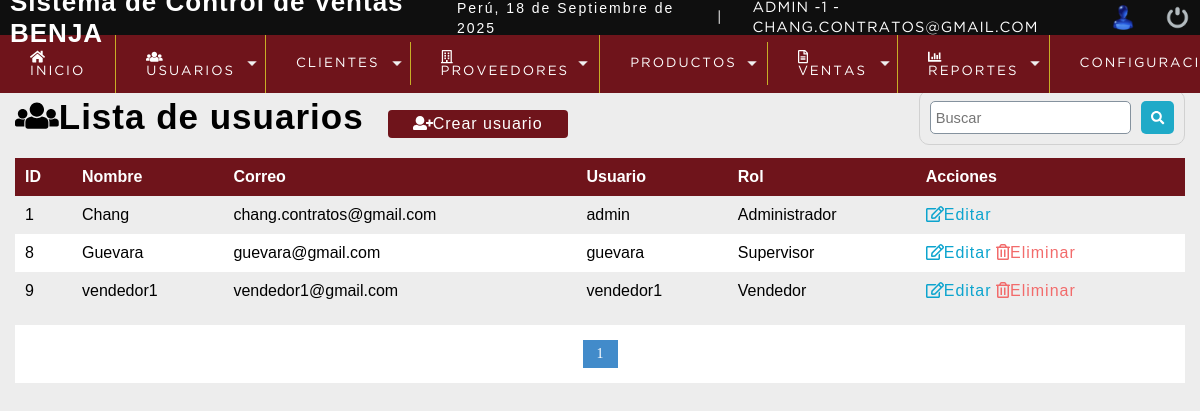
The page /sistema/lista_usuarios.php (signed in) on the database its author committed.
### tables this page shows
CREATE TABLE `usuario` (
  `idusuario` int(11) NOT NULL,
  `nombre` varchar(50) DEFAULT NULL,
  `correo` varchar(100) DEFAULT NULL,
  `usuario` varchar(15) DEFAULT NULL,
  `clave` varchar(100) DEFAULT NULL,
  `rol` int(11) DEFAULT NULL,
  `estatus` int(11) NOT NULL DEFAULT 1
);

CREATE TABLE `rol` (
  `idrol` int(11) NOT NULL,
  `rol` varchar(20) DEFAULT NULL
);

### sistema/includes/functions.php (called while the page is built, shortened)
<?php
	function fechaC(){
		$mes = array("","Enero",
					  "Febrero",
					  "Marzo",
					  "Abril",
					  "Mayo",
					  "Junio",
					  "Julio",
					  "Agosto",
					  "Septiembre",
					  "Octubre",
					  "Noviembre",
					  "Diciembre");
		return date('d')." de ". $mes[date('n')] . " de " . date('Y');
	}
 ?>

### sistema/lista_usuarios.php (the view, shortened to what this page needs)
<?php
include "../conexion.php";
?>
<!DOCTYPE html>
<html lang="en">
<head>
	<?php include "includes/scripts.php";?>
</head>
<body>
	<?php include "includes/header.php";?>
	<section id="container">
		<h1><i class="fas fa-users fa-1x"></i>Lista de usuarios</h1>
        <a href="registro_usuario.php" class="btn_new"><i class="fas fa-user-plus"></i>Crear usuario</a>
<form action="buscar_usuario.php" method="get" class="form_search">
    <input type="text" name="busqueda" id="busqueda" placeholder="Buscar">
    <button type="submit" class="btn_search"><i class="fas fa-search"></i></button>
</form>
        <table>
            <tr>
                <th>ID</th>
                <th>Nombre</th>
                <th>Correo</th>
                <th>Usuario</th>
                <th>Rol</th>
                <th>Acciones</th>
            </tr>
            <?php
                $sql_registe = mysqli_query($conection,"SELECT COUNT(*) as total_registro FROM usuario WHERE estatus = 1");
                $result_register = mysqli_fetch_array($sql_registe);
                $total_registro = $result_register['total_registro'];
                $por_pagina =15;
                if(empty($_GET['pagina']))
                {
                    $pagina=1;
                }else{
                    $pagina=$_GET['pagina'];
                }
                $desde = ($pagina-1)* $por_pagina;
                $total_paginas = ceil($total_registro / $por_pagina);
            $query = mysqli_query($conection, "SELECT u.idusuario, u.nombre, u.correo, u.usuario, r.rol FROM usuario u INNER JOIN rol r ON u.rol =r.idrol WHERE estatus = 1 ORDER BY u.idusuario ASC LIMIT $desde,$por_pagina
            ");
            $result = mysqli_num_rows($query);
            if($result > 0){
                while ($data = mysqli_fetch_array($query)){
            ?>
                <tr>
                    <td><?php echo $data["idusuario"]?></td>
                    <td><?php echo $data["nombre"]?></td>
                    <td><?php echo $data["correo"]?></td>
                    <td><?php echo $data["usuario"]?></td>
                    <td><?php echo $data["rol"]?></td>
                    <td>
                        <a class="link_edit" href="editar_usuario.php?id=<?php echo $data["idusuario"]?>"><i class="far fa-edit"></i>Editar</a>
                        <?php  if($data["idusuario"]!=1){
                            ?>
                        <a class="link_delete" href="eliminar_confirmar_usuario.php?id=<?php echo $data["idusuario"]?>"><i class="far fa-trash-alt"></i>Eliminar</a>
                        <?php } ?>
                    </td>
                </tr>
            <?php
                }
            }
            ?>
        </table>
        <div class="paginador">
            <ul>
                <?php
                for($i=1; $i <= $total_paginas; $i++){
                    if($i ==$pagina)
                    {
                        echo '<li class="pageSelected">'.$i.'</li>';
                    }else{
                        echo '<li><a href="?pagina='.$i.'">'.$i.'</a></li>';
                    }
                }
                ?>
            </ul>
        </div>
	</section>
</body>
</html>

### sistema/includes/scripts.php (shortened to what this page needs)
<link rel="stylesheet" type="text/css" href="css/style.css">
<?php include "functions.php";?>

### sistema/includes/header.php (shortened to what this page needs)
<header>
		<div class="header">
			<h1>Sistema de Control de Ventas BENJA</h1>
			<div class="optionsBar">
				<p>Perú, <?php echo fechaC();?></p>
				<span>|</span>
				<span class="user"><?php echo $_SESSION['user'].' -'.$_SESSION['rol'].' -'.$_SESSION['email'];?></span>
				<img class="photouser" src="img/user.png" alt="Usuario">
				<a href="salir.php"><img class="close" src="img/salir.png" alt="Salir del sistema" title="Salir"></a>
			</div>
		</div>
		<?php include "nav.php";?>
	</header>

### sistema/includes/nav.php (shortened to what this page needs)
<nav>
			<ul>
				<li><a href="index.php"><i class="fas fa-home"></i>Inicio</a></li>
				<?php
					if($_SESSION['rol'] == 1){
					?>
				<li class="principal">
					<a href="#"><i class="fas fa-users"></i>Usuarios</a>
				</li>
				<?php } ?>
				<li class="principal">
					<a href="#">Clientes</a>
				</li>
				<?php
					if($_SESSION['rol'] == 1 || $_SESSION['rol'] == 2){
					?>
				<li class="principal">
					<a href="#"><i class="far fa-building"></i>Proveedores</a>
				</li>
				<?php  } ?>
				<li class="principal">
					<a href="#">Productos</a>
				</li>
				<li class="principal">
					<a href="#"><i class="far fa-file-alt"></i>Ventas</a>
				</li>
				<?php
				if ($_SESSION['rol'] == 1 || $_SESSION['rol'] == 2) {
				?>
				<li class="principal">
				<a href="#"><i class="fas fa-chart-bar"></i>Reportes</a>
				</li>
				<?php
				}
				?>
				<?php
				if($_SESSION['rol'] == 1 ){
					?>
					<li class="principal">
						<a href="#">Configuración</a>
					</li>
					<?php
					}
					?>
			</ul>
		</nav>

### sistema/css/style.css (style rules this page uses)
* { margin: 0; padding: 0; box-sizing: border-box; }
body { background: #ededed; }
h1, h2, h3, h4, h5, h6 { font-family: 'arial'; font-weight: bold; letter-spacing: 1px; }
h1 { font-size: 26px; }
p { font-family: 'arial'; letter-spacing: 2px; font-size: 14px; line-height: 20px; }
a { text-decoration: none; font-family: arial; letter-spacing: 1px; }
span { font-family: 'GothamBook'; letter-spacing: 1px; font-size: 14px; line-height: 20px; }
header { position: fixed; width: 100%; }
.header { color: #FFF; background: #0f0f0f; height: 35px; display: -webkit-flex; display: -moz-flex; display: -ms-flex; display: -o-flex; display: flex; justify-content: space-between; align-items: center; padding: 10px; }
.optionsBar { display: -webkit-flex; display: -moz-flex; display: -ms-flex; display: -o-flex; display: flex; justify-content: center; align-items: center; }
.optionsBar span { color: #FFF; font-size: 11pt; font-family: 'GothamBook'; text-transform: uppercase; margin-left: 30px; }
.photouser { margin-left: 30px; width: 25px; height: 25px; }
.close { width: 25px; height: 25px; }
.optionsBar a { display: -webkit-flex; display: -moz-flex; display: -ms-flex; display: -o-flex; display: flex; margin-left: 30px; }
nav ul { background: #6f141b; list-style: none; display: -webkit-flex; display: -moz-flex; display: -ms-flex; display: -o-flex; display: flex; justify-content: left; align-items: center; }
nav ul > li a { position: relative; }
nav a { color: #FFF; display: block; font-size: 10pt; font-family: 'GothamBook'; padding: 15px 30px; text-transform: uppercase; letter-spacing: 2px; transition: background .5s; border-right: 1px solid #c7af26; }
nav .principal > a { background: url(../images/arrow_bottom.png) no-repeat; background-position-x: 0%; background-position-y: 0%; background-size: auto auto; background-position: 94% center; background-size: 10px; }
#container { padding: 90px 15px 15px; }
form { background: #FFF; margin: auto; padding: 20px 50px; border: 1px solid #d1d1d1; }
input,select { display: block; width: 100%; font-size:11pt; padding: 5px; border: 1px solid #85929e; border-radius: 5px; }
#container h1 { font-size: 35px; display: inline-block; }
.btn_new { display: inline-block; background: #6f141b; color: #FFF; padding: 5px 25px; border-radius: 4px; margin: 20px; }
table { border-collapse: collapse; font-size: 12pt; font-family: 'arial'; width: 100%; }
table th { text-align: left; padding: 10px; background: #6f141b; color: #fff; }
table tr:nth-child(odd) { background: #fff; }
table td { padding: 10px; }
.link_edit { color: #0ca4ce; }
.link_delete { color: #f26b6b; }
.paginador { padding: 15px; list-style: none; background: #FFF; margin-top: 15px; display: flex; justify-content: center; }
.paginador ul { display: flex; padding: 0; margin: 0; }
.paginador li { list-style: none; }
.paginador a, .pageSelected { color: #428bca; border: 1px solid #ddd; padding: 5px; display: inline-block; font-size: 14px; text-align: center; width: 35px; margin: 0 5px; text-decoration: none; }
.pageSelected { color: #FFF; background: #428bca; border: 1px solid #428bca; }
.form_search { display: flex; float: right; background: initial; padding: 10px; border-radius: 10px; }
.form_search .btn_search { background: #1faac8; color: #FFF; padding: 10px; border: 0; cursor: pointer; margin-left: 10px; display: flex; border-radius: 5px; }

### rows shown on the page
usuario: idusuario "1", nombre "Chang", correo "chang.contratos@gmail.com", usuario "admin", rol.rol "Administrador"
usuario: idusuario "8", nombre "Guevara", correo "guevara@gmail.com", usuario "guevara", rol.rol "Supervisor"
usuario: idusuario "9", nombre "vendedor1", correo "vendedor1@gmail.com", usuario "vendedor1", rol.rol "Vendedor"

### other values the page prints
fechaC() "18 de Septiembre de 2025"
$_SESSION['user'] "ADMIN"
$_SESSION['rol'] "1"
$_SESSION['email'] "CHANG.CONTRATOS@GMAIL.COM"
